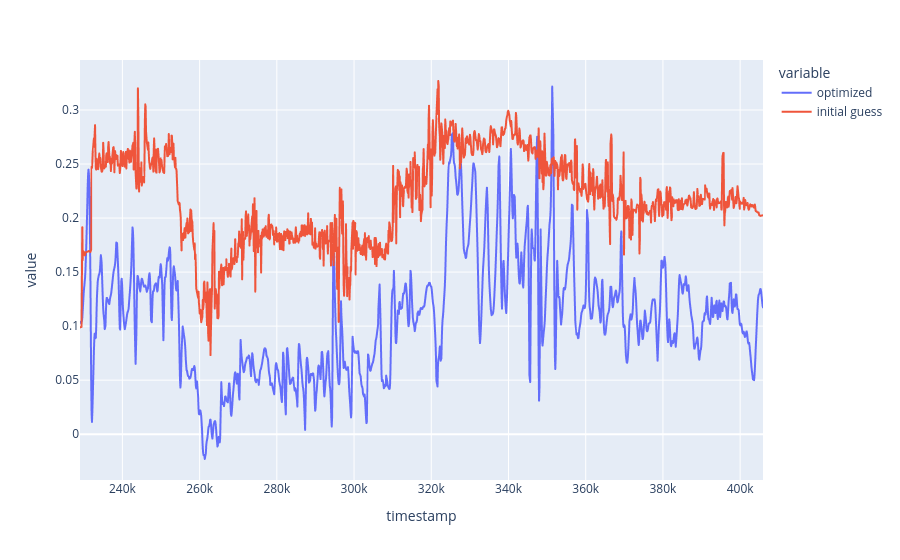

Notebook code cell kept with this figure:
### Code cell
pitchs = [result.atPose3(X(i)).rotation().compose(R_vi_est).pitch() for i in range(len(optimized_poses))]
init_pitchs = [rot.compose(R_vi_est).pitch() for rot in rot_init]
# px.line(pd.Series(yaws, index=fit_gps.index[:len(optimized_poses)]))
px.line(pd.DataFrame({'optimized': pitchs, 'initial guess': init_pitchs}, index=fit_gps.index[:len(optimized_poses)]))

### Figure 1 — Plotly figure (JSON) as saved in the notebook; plotly's stock layout.template omitted (floating-point values rounded to 4 significant figures; data arrays with more than 128 entries replaced by an {"elided": "..."} marker saying what was removed)
{"data": [{"hovertemplate": "variable=optimized<br>timestamp=%{x}<br>value=%{y}<extra></extra>", "legendgroup": "optimized", "line": {"color": "#636efa", "dash": "solid"}, "marker": {"symbol": "circle"}, "mode": "lines", "name": "optimized", "showlegend": true, "type": "scattergl", "x": {"elided": "1516 int values"}, "xaxis": "x", "y": {"elided": "1516 float values"}, "yaxis": "y"}, {"hovertemplate": "variable=initial guess<br>timestamp=%{x}<br>value=%{y}<extra></extra>", "legendgroup": "initial guess", "line": {"color": "#EF553B", "dash": "solid"}, "marker": {"symbol": "circle"}, "mode": "lines", "name": "initial guess", "showlegend": true, "type": "scattergl", "x": {"elided": "1516 int values"}, "xaxis": "x", "y": {"elided": "1516 float values"}, "yaxis": "y"}], "layout": {"legend": {"title": {"text": "variable"}, "tracegroupgap": 0}, "margin": {"t": 60}, "xaxis": {"anchor": "y", "domain": [0, 1], "title": {"text": "timestamp"}}, "yaxis": {"anchor": "x", "domain": [0, 1], "title": {"text": "value"}}}}
